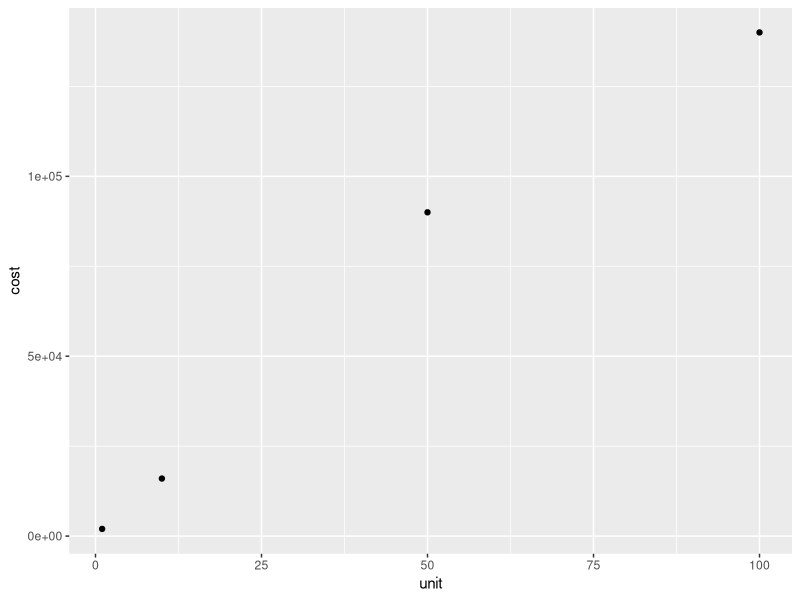
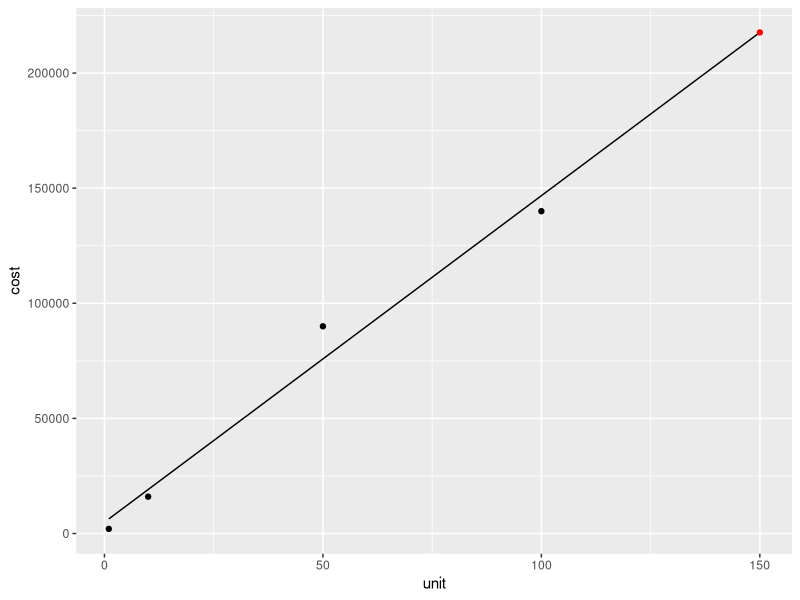
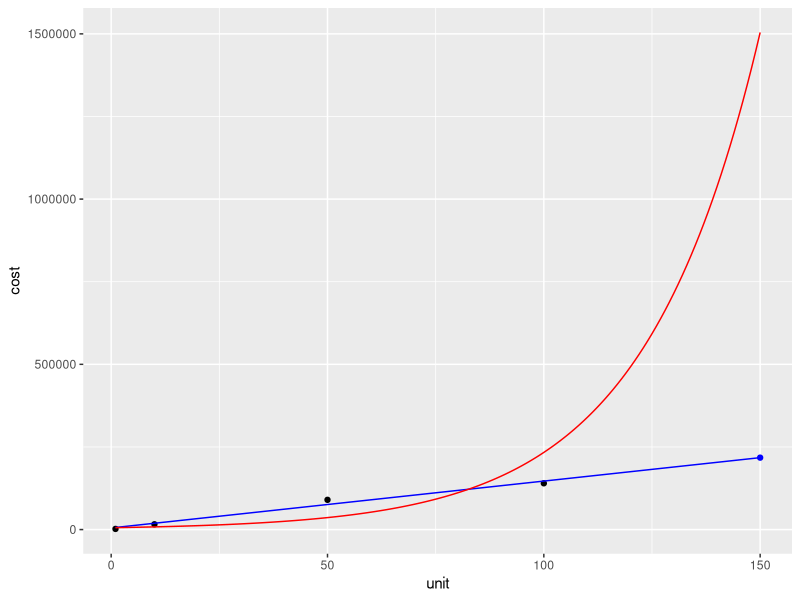

These figures' R source, in order:
# example_cost_functions.R

# Script to demonstrate how to make a cost function.

# Setup #####################################################
library(dplyr)
library(ggplot2)


# Estimating Cost Functions #################################

# smartboards
data = tribble(
  ~unit, ~cost,
  1,     2000,
  10,    16000,
  50,    90000,
  100,   140000,
)

# NY 
# 3 schools per town * 10 town * 1 county * 50 smartboards
# 150

ggplot() +
  geom_point(data = data, mapping = aes(x = unit, y = cost))

# Estimate a linear model of cost
m = data %>% lm(formula = cost ~ unit)
# Cost = $4,920 + $1,418 * unit

# Equivalently stated as a function:
get_cost = function(unit){ 4920 + 1418 * unit }

# Calculate it
data2 = tibble(
  unit = 150,
  # pred = get_cost(unit), # this is equivalent
  pred = predict(m, newdata = tibble(unit))
)




# Projecting Cost ###################################

# Using the same logic, we can project predicted cost
# over a long range of time

data3 = tibble(
  unit = 1:150,
  pred = predict(m, newdata = tibble(unit))
)

data3

# Let's visualize them
ggplot() +
  geom_point(data = data, mapping = aes(x = unit, y = cost)) +
  geom_line(data = data3, mapping = aes(x = unit, y = pred)) +
  geom_point(data = data2, mapping = aes(x = unit, y = pred), color = "red")


# Logged Predictions ###############################

# A lot of the time, we need to take the log of cost,
# because cost is a naturally right-skewed variable

# By default, 
# log = natural log
# log(x, 10)

m2 = data %>% lm(formula = log(cost) ~ unit)
m2


# ln(cost) = 8.63484 ln$ + 0.03726 ln$ * unit 
data4 = tibble(
  unit = 1:150,
  pred = predict(m2, newdata = tibble(unit))
) %>%
  # remember to exponentiate the prediction!
  mutate(pred = exp(pred))

# And visualize
ggplot() +
  geom_point(data = data, mapping = aes(x = unit, y = cost)) +
  geom_line(data = data3, mapping = aes(x = unit, y = pred), color = "blue") +
  geom_line(data = data4, mapping = aes(x = unit, y = pred), color = "red") +
  geom_point(data = data2, mapping = aes(x = unit, y = pred), color = "blue")

# Cleanup
rm(list = ls())
